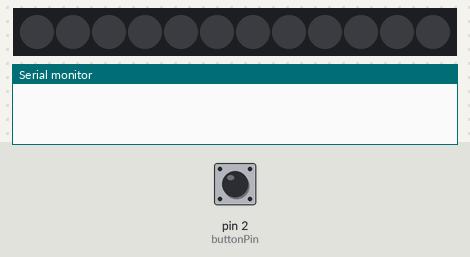
Recording of a sketch running on a simulated Arduino Uno, built with avr-gcc and run on an emulated ATmega328P. Shown: 12 RGB LEDs in strip order, left to right, the last lines printed to the serial monitor. Inputs (shaded band) come from the test bench; at power-on: pin 2 (buttonPin) HIGH. Dim RGB values are drawn brighter than linear.

Above: at 1.2 s.
1.3 s: pin 2 (buttonPin) pulled LOW for 0.15 s
At 2.5 s:
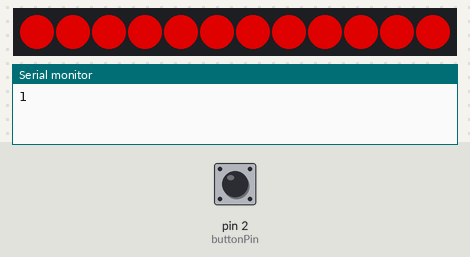
2.9 s: pin 2 (buttonPin) pulled LOW for 1 s
At 3.0 s:
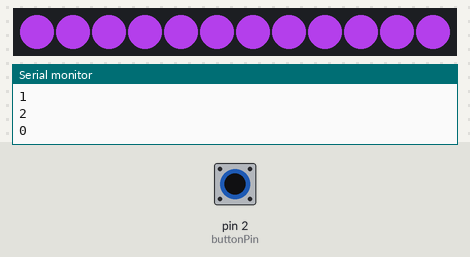
4.5 s: pin 2 (buttonPin) pulled LOW for 0.15 s
At 4.61 s:
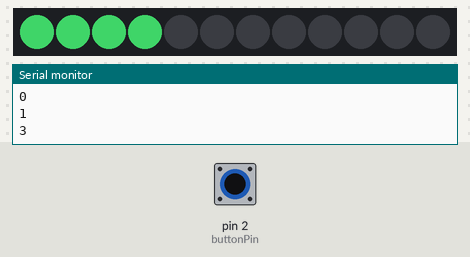
5.2 s: pin 2 (buttonPin) pulled LOW for 3.2 s
At 5.6 s:
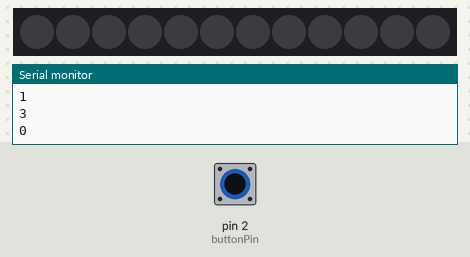
Timing chart, 0 to 8.2 s (numbered marks = the images above; inputs shaded):
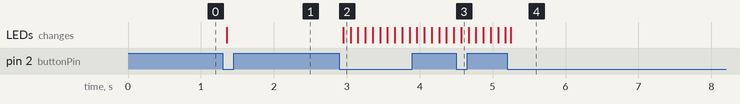

The sketch:

pattern.ino
```cpp
#include <Adafruit_NeoPixel.h>

// setup for the button and led ring
const int buttonPin = 2;
const int ledPin = 3;

const int numLed = 12;

Adafruit_NeoPixel strip = Adafruit_NeoPixel(numLed, ledPin, NEO_GRB);


int buttonState = LOW;      // the current reading from the input pin
int lastButtonState = LOW;  // the previous reading from the input pin

unsigned long lastDebounceTime = 0;  // the last time the output pin was toggled
unsigned long debounceDelay = 50;    // the debounce time; increase if the output flickers

unsigned long cycleTime = 100;
unsigned long lastChange = millis();

bool flashOn = true;
int snakeCount = 0;
int snakeLength = 4;

enum State {
  OFF,
  SOLID_BLUE,
  FLASH,
  SNAKE
};
State current = OFF;

void setup() {
  pinMode(buttonPin, INPUT_PULLUP);
  Serial.begin(9600);
  strip.begin();
  strip.show();
  strip.setBrightness(200);
}

void loop() {
  //--------- First part, does button debounce and sets the current mode in FSM-----------------

  // read the state of the switch into a local variable:
  int reading = digitalRead(buttonPin);
  //Serial.println(reading);

  // check to see if you just pressed the button
  // (i.e. the input went from LOW to HIGH), and you've waited long enough
  // since the last press to ignore any noise:

  // If the switch changed, due to noise or pressing:
  if (reading != lastButtonState) {
    // reset the debouncing timer
    lastDebounceTime = millis();
  }

  if ((millis() - lastDebounceTime) > debounceDelay) {
    // whatever the reading is at, it's been there for longer than the debounce
    // delay, so take it as the actual current state:

    // if the button state has changed:
    if (reading != buttonState) {
      buttonState = reading;
      if (buttonState == LOW) {
        current = nextState(current);
        Serial.println(current);
      }

    }
  }

  // save the reading. Next time through the loop, it'll be the lastButtonState:
  lastButtonState = reading;


  //------------- Second part, displays pattern based on the current state---------------

  switch (current) {
    case OFF:
      // strip.show with no color set should turn it off
      for (int i = 0; i < numLed; ++i) {
        strip.setPixelColor(i, 0);
      }
      strip.show();
      break;

    case SOLID_BLUE:
      for (int i = 0; i < numLed; ++i) {
        strip.setPixelColor(i, strip.Color(200, 0, 0));
      }
      strip.show();
      break;
    case FLASH:
    // Delta timings, every few seconds it'll turn the color to purpleish
      if (millis() - lastChange > cycleTime) {
        lastChange = millis();

        if (flashOn) {
          for (int i = 0; i < numLed; ++i) {
            strip.setPixelColor(i, strip.Color(188, 66, 245));
          }
          strip.show();
        } else {
          for (int i = 0; i < numLed; ++i) {
            strip.setPixelColor(i, 0);
          }
          strip.show();
        }
        flashOn = !flashOn;
        Serial.println(flashOn);
      }
      break;
    case SNAKE:
      // more delta timings
      if (millis() - lastChange > cycleTime) {
        lastChange = millis();
        // changes colors in snake range to green
        for (int i = 0; i < snakeLength; ++i) {
          strip.setPixelColor((snakeCount + i) % numLed, strip.Color(50, 168, 82));
        }
        // rest of the pixels are set to off
        for (int j = (snakeCount + snakeLength) % numLed; j != snakeCount; j = (j + 1) % numLed) {
          strip.setPixelColor(j, 0);
        }
        strip.show();

        snakeCount = (snakeCount + 1) % numLed;
      }
      break;
    default:
      // turn off in undefined state
      strip.show();
      break;
  }
}

State nextState(State current) {
  switch (current) {
    case OFF:
      return SOLID_BLUE;
    case SOLID_BLUE:
      return FLASH;
    case FLASH:
      return SNAKE;
    case SNAKE:
      return OFF;
    default : return OFF;
  }
}
```

Measured:
- after the input at 1.3 s, the LEDs: change after 0.05 s (image 1)
- after the input at 2.9 s, the LEDs: change after 0.05 s (image 2)
- after the input at 4.5 s, the LEDs: change after 0.07 s (image 3)
- after the input at 5.2 s, the LEDs: change after 0.05 s (image 4)
